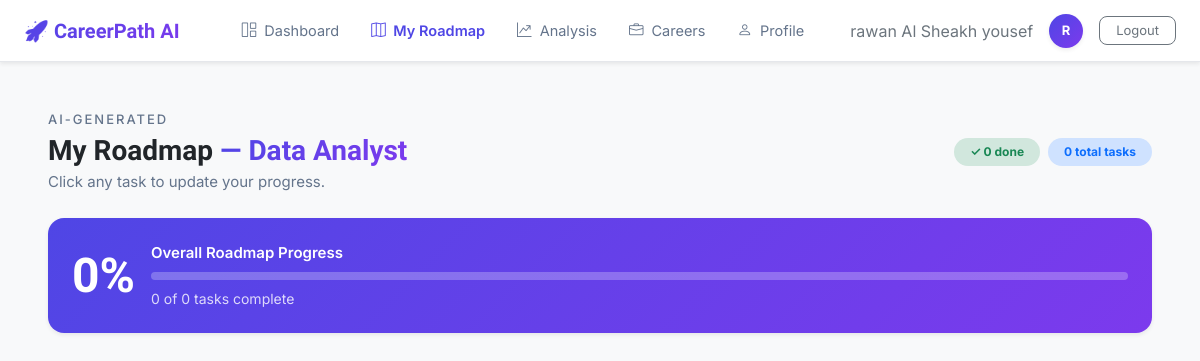
/roadmap/ (signed in), run on the app's committed database.
### accounts/models.py (models this page shows, shortened)
class User(AbstractBaseUser, PermissionsMixin):
    email = models.EmailField("email address", unique=True)
    full_name = models.CharField("full name", max_length=150, blank=True)
    is_active = models.BooleanField(default=True)
    is_staff = models.BooleanField(default=False)
    date_joined = models.DateTimeField(auto_now_add=True)
    objects = UserManager()
    USERNAME_FIELD = "email"
    REQUIRED_FIELDS = []  # email & password are prompted by default
    class Meta:
        verbose_name = "user"
        verbose_name_plural = "users"

### analysis/models.py (models this page shows, shortened)
class CareerTransitionPlan(models.Model):
    user = models.ForeignKey(User, on_delete=models.CASCADE)
    target_career = models.ForeignKey(Career, on_delete=models.CASCADE)
    created_at = models.DateTimeField(auto_now_add=True)

### careers/models.py (models this page shows, shortened)
class Career(models.Model):
    title = models.CharField(max_length=150, unique=True) # مثل: Data Analyst
    description = models.TextField()
    required_skills = models.ManyToManyField(Skill, through='CareerSkill', related_name='careers')

### roadmap/views.py (the view, shortened to what this page needs)
# urls.py: path('roadmap/', include('roadmap.urls')),
@login_required
def roadmap(request):
    user = request.user
    plan = None
    ai_roadmap = None
    try:
        from analysis.models import CareerTransitionPlan, AIRecommendation
        plan = CareerTransitionPlan.objects.filter(user=user).order_by('-created_at').first()
        if plan:
            ai_rec = AIRecommendation.objects.filter(
                user=user,
                target_career=plan.target_career,
                recommendation_type='roadmap'
            ).order_by('-created_at').first()
            if ai_rec:
                try:
                    ai_roadmap = json.loads(ai_rec.content)
                except Exception:
                    ai_roadmap = None
    except Exception:
        pass
    progress_qs = UserTaskProgress.objects.filter(user=user)
    progress_map = {p.task_ref: p.status for p in progress_qs}
    phases_with_stats = []
    all_tasks = sum(p['total'] for p in phases_with_stats)
    all_done = sum(p['completed'] for p in phases_with_stats)
    overall_pct = int((all_done / all_tasks) * 100) if all_tasks > 0 else 0
    context = {
        'plan': plan,
        'phases': phases_with_stats,
        'overall_pct': overall_pct,
        'all_done': all_done,
        'all_tasks': all_tasks,
    }
    return render(request, 'roadmap/roadmap.html', context)

### roadmap/templates/roadmap/roadmap.html (shortened to what this page needs)
{% extends 'dashboard/base.html' %}
{% load static %}
{% block content %}
<div class="d-flex align-items-center justify-content-between mb-4">
  <div>
    <div style="font-size:13px; color:#64748B; text-transform:uppercase; letter-spacing:2px; margin-bottom:4px; font-weight:500;">AI-Generated</div>
    <h1 class="ff-sora fw-bold text-dark mb-1" style="font-size: 28px;">
      My Roadmap {% if plan %}<span class="text-gradient-custom">— {{ plan.target_career.title }}</span>{% endif %}
    </h1>
    <p style="font-size:15px; color:#64748B; margin-bottom:0;">Click any task to update your progress.</p>
  </div>
  <div class="d-flex gap-2 flex-wrap">
    <span class="badge rounded-pill bg-success-subtle text-success px-3 py-2">✓ {{ all_done }} done</span>
    <span class="badge rounded-pill bg-primary-subtle text-primary px-3 py-2">{{ all_tasks }} total tasks</span>
  </div>
</div>
{% if not plan %}
<div class="card border-0 shadow-sm text-center py-5 px-4" style="border-radius: 16px;">
  <div style="font-size:48px;margin-bottom:16px;">🗺️</div>
  <h4 class="fw-bold text-dark">No roadmap yet</h4>
  <p class="text-muted mb-4">Choose a career and run the analysis to generate your personalized roadmap.</p>
  <div class="d-flex justify-content-center">
    <a href="#" class="btn bg-gradient-custom text-white border-0 px-4 py-2" style="border-radius: 10px;">Explore Careers →</a>
  </div>
</div>
{% else %}
<div class="p-4 mb-4 text-white bg-gradient-custom shadow-sm" style="border-radius: 16px;">
  <div class="row align-items-center g-3">
    <div class="col-auto">
      <h1 class="fw-bold ff-sora mb-0" style="font-size: 48px;">{{ overall_pct }}%</h1>
    </div>
    <div class="col">
      <div class="fw-semibold mb-2" style="font-size: 15px;">Overall Roadmap Progress</div>
      <div class="progress" style="height: 8px; background-color: rgba(255,255,255,0.25); border-radius: 999px;">
      </div>
      <div class="small mt-2" style="opacity: .8;">{{ all_done }} of {{ all_tasks }} tasks complete</div>
    </div>
  </div>
</div>
{% endif %}
{% endblock %}

### dashboard/templates/dashboard/base.html (shortened to what this page needs)
{% load static %}
<!DOCTYPE html>
<html lang="en">
<head>
  <link href="https://cdn.jsdelivr.net/npm/bootstrap@5.3.2/dist/css/bootstrap.min.css" rel="stylesheet">
  <link href="https://cdn.jsdelivr.net/npm/bootstrap-icons@1.11.3/font/bootstrap-icons.min.css" rel="stylesheet">
</head>
<body>
  <nav class="navbar navbar-expand-lg sticky-top bg-white border-bottom shadow-sm" style="height: 62px; border-color: #E5E7EB !important;">
    <div class="container-fluid px-4">
      <a class="navbar-brand ff-sora fw-bold fs-5 text-gradient-custom" href="/dashboard/">🚀 CareerPath AI</a>
      <div class="collapse navbar-collapse" id="cpNav">
        <div class="mx-auto d-flex align-items-center gap-2 my-3 my-lg-0">
          <a href="{% url 'dashboard:home' %}" class="cp-nav-link {% if request.resolver_match.app_name == 'dashboard' %}active{% endif %}">
            <i class="bi bi-grid-1x2 me-1"></i> Dashboard
          </a>
          <a href="{% url 'roadmap:home' %}" class="cp-nav-link {% if request.resolver_match.app_name == 'roadmap' %}active{% endif %}"><i class="bi bi-map me-1"></i> My Roadmap</a>
        <a href="{% url 'analysis:home' %}" class="cp-nav-link {% if request.resolver_match.app_name == 'analysis' %}active{% endif %}">
          <i class="bi bi-graph-up-arrow me-1"></i> Analysis
        </a>
       <a href="{% url 'careers:list' %}" class="cp-nav-link {% if request.resolver_match.app_name == 'careers' %}active{% endif %}"><i class="bi bi-briefcase me-1"></i> Careers</a>
		  <a href="{% url 'dashboard:profile' %}" class="cp-nav-link {% if request.resolver_match.url_name == 'profile' %}active{% endif %}"><i class="bi bi-person me-1"></i> Profile</a>
        </div>
        <div class="d-flex align-items-center gap-3">
          <span class="fs-6 text-secondary d-none d-sm-inline">{{ user.full_name|default:user.email }}</span>
          <div class="bg-gradient-custom text-white d-flex align-items-center justify-content-center rounded-circle fw-bold shadow-sm"
               style="width: 34px; height: 34px; font-size: 13px;">
            {{ user.full_name|default:user.email|first|upper }}
          </div>
          <a href="{% url 'logout' %}" class="btn btn-sm btn-outline-secondary px-3" style="border-radius: 8px; font-size: 13px;">
            Logout
          </a>
        </div>
      </div>
    </div>
  </nav>
  <div class="p-4 p-md-5">
    {% block content %}{% endblock %}
  </div>
</body>
</html>

### dashboard/templates/dashboard/base.html (style rules this page uses)
body { font-family: 'Inter', sans-serif; background-color: #F8F9FA; color: #0F1419; min-height: 100vh; }
.ff-sora { font-family: 'Sora', sans-serif; }
.bg-gradient-custom { background: linear-gradient(135deg, #4F46E5, #7C3AED) !important; }
.text-gradient-custom { background: linear-gradient(135deg, #4F46E5, #7C3AED); -webkit-background-clip: text; -webkit-text-fill-color: transparent; background-clip: text; }
.cp-nav-link { font-size: 14.5px; color: #64748B; text-decoration: none; padding: 6px 12px; border-radius: 8px; transition: all 0.2s ease; }
.cp-nav-link.active { color: #4F46E5; font-weight: 600; }

### data on the page
User: full_name "rawan Al Sheakh yousef", full_name|first "R"
CareerTransitionPlan: target_career "Data Analyst"

### other printed values
{{ all_done }} "0"
{{ all_tasks }} "0"
{{ overall_pct }} "0"
